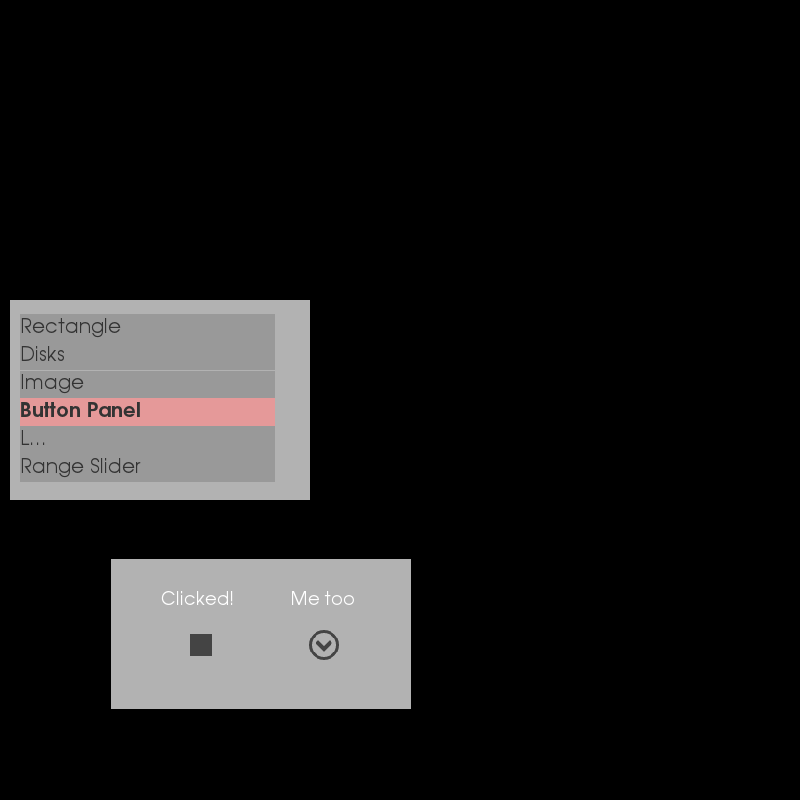

Recreate this plot in Python.
# -*- coding: utf-8 -*-
"""
===============
User Interfaces
===============

This example shows how to use the UI API. We will demonstrate how to create
several DIPY UI elements, then use a list box to toggle which element is shown.

First, a bunch of imports.
"""

from fury.data import read_viz_icons, fetch_viz_icons

from fury import ui, window

###############################################################################
# Shapes
# ======
#
# Let's start by drawing some simple shapes. First, a rectangle.

rect = ui.Rectangle2D(size=(200, 200), position=(400, 300), color=(1, 0, 1))

###############################################################################
# Then we can draw a solid circle, or disk.

disk = ui.Disk2D(outer_radius=50, center=(500, 500), color=(1, 1, 0))

###############################################################################
# Add an inner radius to make a ring.

ring = ui.Disk2D(outer_radius=50, inner_radius=45, center=(500, 300),
                 color=(0, 1, 1))

###############################################################################
# Image
# =====
#
# Now let's display an image. First we need to fetch some icons that are
# included in DIPY.

fetch_viz_icons()

###############################################################################
# Now we can create an image container.

img = ui.ImageContainer2D(img_path=read_viz_icons(fname='home3.png'),
                          position=(450, 350))

###############################################################################
# Panel with buttons and text
# ===========================
#
# Let's create some buttons and text and put them in a panel. First we'll
# make the panel.

panel = ui.Panel2D(size=(300, 150), color=(1, 1, 1), align="right")
panel.center = (500, 400)

###############################################################################
# Then we'll make two text labels and place them on the panel.
# Note that we specifiy the position with integer numbers of pixels.

text = ui.TextBlock2D(text='Click me')
text2 = ui.TextBlock2D(text='Me too')
panel.add_element(text, (50, 100))
panel.add_element(text2, (180, 100))

###############################################################################
# Then we'll create two buttons and add them to the panel.
#
# Note that here we specify the positions with floats. In this case, these are
# percentages of the panel size.


button_example = ui.Button2D(
    icon_fnames=[('square', read_viz_icons(fname='stop2.png'))])

icon_files = []
icon_files.append(('down', read_viz_icons(fname='circle-down.png')))
icon_files.append(('left', read_viz_icons(fname='circle-left.png')))
icon_files.append(('up', read_viz_icons(fname='circle-up.png')))
icon_files.append(('right', read_viz_icons(fname='circle-right.png')))

second_button_example = ui.Button2D(icon_fnames=icon_files)

panel.add_element(button_example, (0.25, 0.33))
panel.add_element(second_button_example, (0.66, 0.33))

###############################################################################
# We can add a callback to each button to perform some action.


def change_text_callback(i_ren, _obj, _button):
    text.message = 'Clicked!'
    i_ren.force_render()


def change_icon_callback(i_ren, _obj, _button):
    _button.next_icon()
    i_ren.force_render()


button_example.on_left_mouse_button_clicked = change_text_callback
second_button_example.on_left_mouse_button_pressed = change_icon_callback

###############################################################################
# Cube and sliders
# ================
#
# Let's add a cube to the scene and control it with sliders.


def cube_maker(color=(1, 1, 1), size=(0.2, 0.2, 0.2), center=(0, 0, 0)):
    cube = window.vtk.vtkCubeSource()
    cube.SetXLength(size[0])
    cube.SetYLength(size[1])
    cube.SetZLength(size[2])
    if center is not None:
        cube.SetCenter(*center)
    cube_mapper = window.vtk.vtkPolyDataMapper()
    cube_mapper.SetInputConnection(cube.GetOutputPort())
    cube_actor = window.vtk.vtkActor()
    cube_actor.SetMapper(cube_mapper)
    if color is not None:
        cube_actor.GetProperty().SetColor(color)
    return cube_actor


cube = cube_maker(color=(0, 0, 1), size=(20, 20, 20), center=(15, 5, 0))

###############################################################################
# Now we'll add three sliders: one circular and two linear.

ring_slider = ui.RingSlider2D(center=(740, 400), initial_value=0,
                              text_template="{angle:5.1f}°")

line_slider_x = ui.LineSlider2D(center=(500, 250), initial_value=0,
                                min_value=-10, max_value=10,
                                orientation="horizontal")

line_slider_y = ui.LineSlider2D(center=(650, 350), initial_value=0,
                                min_value=-10, max_value=10,
                                orientation="vertical")

###############################################################################
# We can use a callback to rotate the cube with the ring slider.


def rotate_cube(slider):
    angle = slider.value
    previous_angle = slider.previous_value
    rotation_angle = angle - previous_angle
    cube.RotateX(rotation_angle)


ring_slider.on_change = rotate_cube

###############################################################################
# Similarly, we can translate the cube with line sliders.
# We use global variables to keep track of the position of the cube.

cube_x = 0
cube_y = 0


def translate_cube_x(slider):
    global cube_x, cube_y
    cube_x = slider.value
    cube.SetPosition(cube_x, cube_y, 0)


def translate_cube_y(slider):
    global cube_x, cube_y
    cube_y = slider.value
    cube.SetPosition(cube_x, cube_y, 0)


line_slider_x.on_change = translate_cube_x
line_slider_y.on_change = translate_cube_y

###############################################################################
# Range Slider
# ============
#
# Finally, we can add a range slider. This element is composed of two sliders.
# The first slider has two handles which let you set the range of the second.

range_slider = ui.RangeSlider(
    line_width=8, handle_side=25, range_slider_center=(550, 450),
    value_slider_center=(550, 350), length=250, min_value=0,
    max_value=10, font_size=18, range_precision=2, value_precision=4,
    shape="square")


###############################################################################
# Select menu
# ============
#
# We just added many examples. If we showed them all at once, they would fill
# the screen. Let's make a simple menu to choose which example is shown.
#
# We'll first make a list of the examples.

examples = [[rect], [disk, ring], [img], [panel],
            [ring_slider, line_slider_x, line_slider_y], [range_slider]]

###############################################################################
# Now we'll make a function to hide all the examples. Then we'll call it so
# that none are shown initially.


def hide_all_examples():
    for example in examples:
        for element in example:
            element.set_visibility(False)
    cube.SetVisibility(False)


hide_all_examples()

###############################################################################
# To make the menu, we'll first need to create a list of labels which
# correspond with the examples.

values = ['Rectangle', 'Disks', 'Image', "Button Panel",
          "Line and Ring Slider", "Range Slider"]

###############################################################################
# Now we can create the menu.

listbox = ui.ListBox2D(values=values, position=(10, 300), size=(300, 200),
                       multiselection=False)

###############################################################################
# Then we will use a callback to show the correct example when a label is
# clicked.


def display_element():
    hide_all_examples()
    example = examples[values.index(listbox.selected[0])]
    for element in example:
        element.set_visibility(True)
    if values.index(listbox.selected[0]) == 4:
        cube.SetVisibility(True)


listbox.on_change = display_element

###############################################################################
# Show Manager
# ==================================
#
# Now that all the elements have been initialised, we add them to the show
# manager.

current_size = (800, 800)
show_manager = window.ShowManager(size=current_size, title="DIPY UI Example")

show_manager.scene.add(listbox)
for example in examples:
    for element in example:
        show_manager.scene.add(element)
show_manager.scene.add(cube)
show_manager.scene.reset_camera()
show_manager.scene.set_camera(position=(0, 0, 200))
show_manager.scene.reset_clipping_range()
show_manager.scene.azimuth(30)

# To interact with the UI, set interactive = True
interactive = True

if interactive:
    show_manager.start()

window.record(show_manager.scene, size=current_size, out_path="viz_ui.png")
